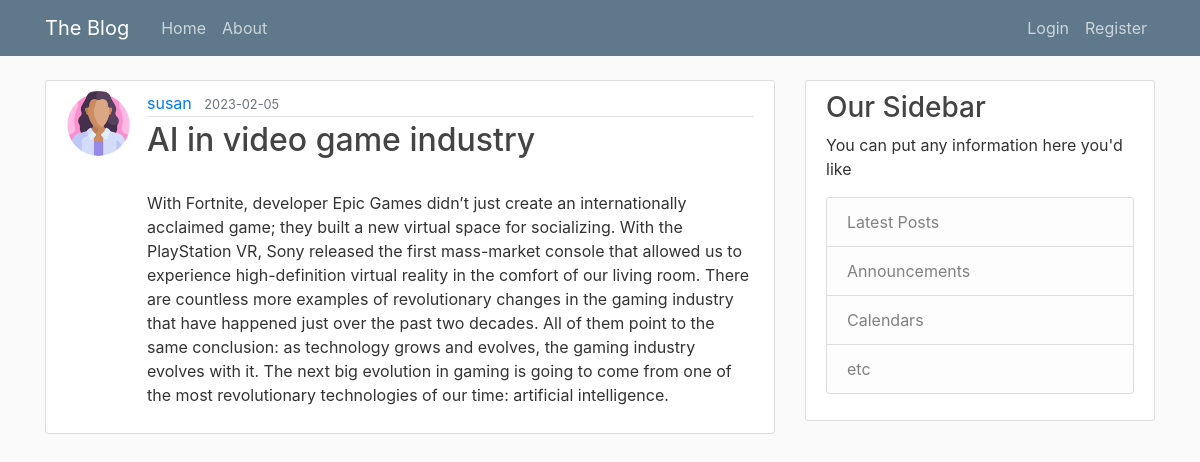
Screenshot of /post/8 with the database file from the repository.
### blog/models.py (models this page shows, shortened)
class User(db.Model, UserMixin):
    id = db.Column(db.Integer, primary_key=True)
    username = db.Column(db.String(20), unique = True, nullable = False )
    email = db.Column(db.String(120), unique = True, nullable = False )
    image_file = db.Column(db.String(20), nullable=False, default='default.jpeg')
    password = db.Column(db.String(60), nullable = False)
    posts = db.relationship('Post', backref='author', lazy=True)

class Post(db.Model):
    id = db.Column(db.Integer, primary_key=True)
    title = db.Column(db.String(100), nullable=False)
    date_posted = db.Column(db.DateTime, nullable = False, default = datetime.utcnow)
    content = db.Column(db.Text, nullable=False)
    user_id = db.Column(db.Integer, db.ForeignKey('user.id'), nullable=False)

### blog/posts/routes.py (the view)
@posts.route("/post/<int:post_id>")
def post(post_id):
    post = Post.query.get_or_404(post_id)
    return render_template('post.html', title=post.title, post=post)

### blog/templates/post.html (shortened to what this page needs)
{% extends "layout.html" %}
{% block content %}
        <article class="media content-section">
            <img src="{{ url_for('static', filename='profile_pics/'+ post.author.image_file) }}" alt="" class="rounded-circle article-img">
            <div class="media-body">
                <div class="article-metadata">
                    <a href="{{url_for('users.user_posts', username=post.author.username)}}" class="mr-2">
                        {{post.author.username}}
                    </a>
                    <small class="text-muted">
                        {{post.date_posted.strftime('%Y-%m-%d')}}
                    </small>
                </div>
                <h2 class="article-title">
                    {{post.title}}
                </h2>
                <p class="article-content">
                    {{post.content}}
                </p>
            </div>
        </article>
{% endblock content %}

### blog/static/main.css (style rules this page uses)
body { background: #fafafa; color: #333333; margin-top: 5rem; }
h1, h2, h3, h4, h5, h6 { color: #444444; }
.content-section { background: #ffffff; padding: 10px 20px; border: 1px solid #dddddd; border-radius: 3px; margin-bottom: 20px; }
.article-title { color: #444444; }
.article-content { white-space: pre-line; }
.article-img { height: 65px; width: 65px; margin-right: 16px; }
.article-metadata { padding-bottom: 1px; margin-bottom: 4px; border-bottom: 1px solid #e3e3e3 }

### rows the page displays
User: image_file (picture), author.username "susan"
Post: date_posted "2023-02-05", title "AI in video game industry", content "With Fortnite, developer Epic Games didn’t just create an internationally acclaimed game; they built a new virtual space for socializing. With the PlayStation VR, Sony released the first mass-market console that allowed us to experience high-definition virtual reality in the comfort of our living room. There are countless more examples of revolutionary changes in the gaming industry that have happened just over the past two decades. All of them point to the same conclusion: as technology grows and evolves, the gaming industry evolves with it. The next big evolution in gaming is going to come from one of the most revolutionary technologies of our time: artificial intelligence."
